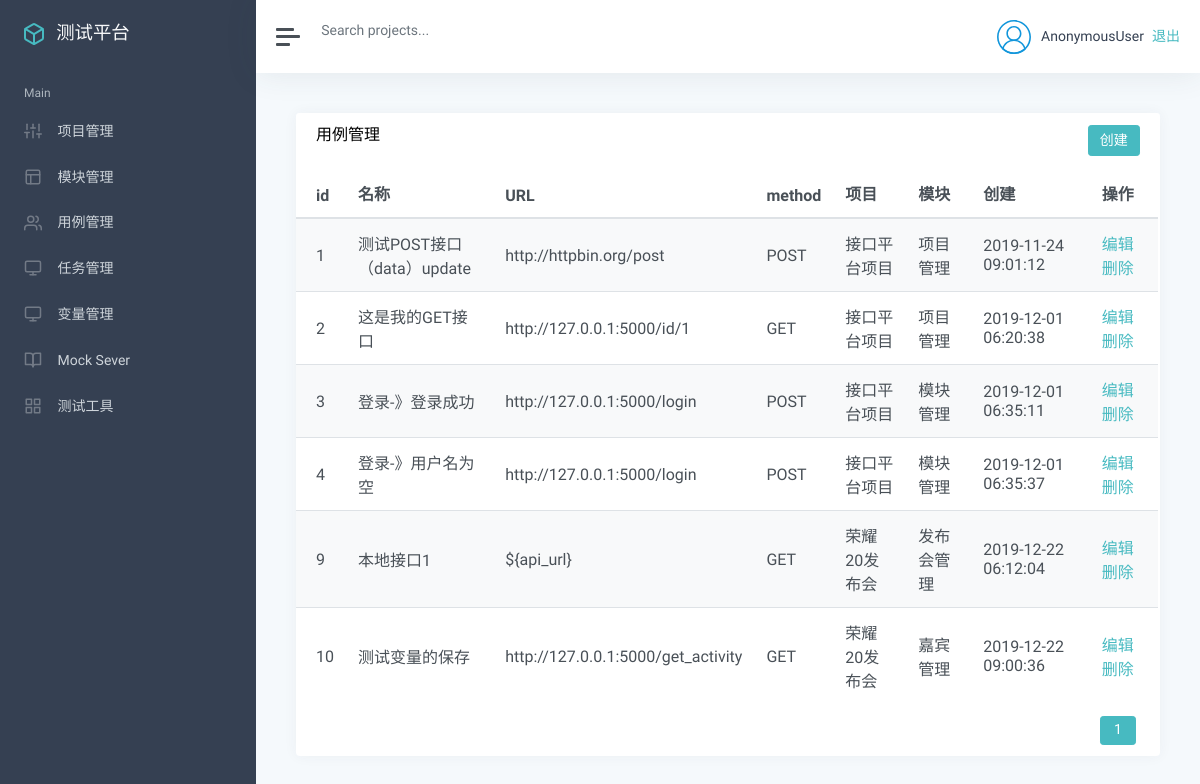
The app's page /case/ with its own data.
### app_case/models.py (models this page shows, shortened)
class TestCase(models.Model):
    module = models.ForeignKey(Module, on_delete=models.CASCADE)
    name = models.CharField("名称", max_length=50, null=False)
    url = models.TextField("URL", null=False)
    method = models.IntegerField("请求方法", null=False)
    header = models.TextField("请求头", null=False)
    parameter_type = models.IntegerField(
        "参数类型", null=False)  # 1：form-data 2: json
    parameter_body = models.TextField("参数内容", null=False)
    result = models.TextField("结果", null=False)
    assert_type = models.IntegerField(
        "断言类型", null=False)  # 1：包含contains 2: 相等equal
    assert_text = models.TextField("结果", null=False)
    update_time = models.DateTimeField("更新时间", auto_now=True)
    create_time = models.DateTimeField("创建时间", auto_now_add=True)

### app_manage/models.py (models this page shows)
class Module(models.Model):
    project = models.ForeignKey(Project, on_delete=models.CASCADE)
    name = models.CharField("名称", max_length=100, null=False, default="")
    describe = models.TextField("描述", default="")
    update_time = models.DateTimeField("更新时间", auto_now=True)
    create_time = models.DateTimeField("创建时间", auto_now_add=True)
    def __str__(self):
        return self.name

class Project(models.Model):
    name = models.CharField("名称", max_length=100, null=False, default="")
    describe = models.TextField("描述", default="")
    status = models.BooleanField("状态", default=True)
    update_time = models.DateTimeField("更新时间", auto_now=True)
    create_time = models.DateTimeField("创建时间", auto_now_add=True)
    def __str__(self):
        return self.name

### app_case/views.py (the view)
# urls.py: path('', views.list_case),
def list_case(request):
    cases = TestCase.objects.all()
    p = Paginator(cases, 10)
    page = request.GET.get("page", "")
    if page == "":
        page = 1
    try:
        page_cases = p.page(page)
    except EmptyPage:
        page_cases = p.page(p.num_pages)
    except PageNotAnInteger:
        page_cases = p.page(1)
    return render(request, "case/list.html", {
        "cases": page_cases
    })

### templates/case/list.html (shortened to what this page needs)
{% extends "manage.html" %}
{% block manage %}
<div class="card flex-fill">
    <div class="card-header">
        <h5 class="card-title mb-0" style="float:left">用例管理</h5>
        <button onclick="case_add()" type="button" class="btn btn-primary" style="float:right">创建</button>
    </div>
    <div id="datatables-dashboard-traffic_wrapper" class="dataTables_wrapper dt-bootstrap4 no-footer">
        <div class="row">
            <div class="col-sm-12">
                <table id="datatables-dashboard-traffic" class="table table-striped my-0 dataTable no-footer"
                    role="grid" aria-describedby="datatables-dashboard-traffic_info">
                    <thead>
                        <tr role="row">
                            <th>id</th>
                            <th>名称</th>
                            <th>URL</th>
                            <th>method</th>
                            <th>项目</th>
                            <th>模块</th>
                            <th>创建</th>
                            <th>操作</th>
                        </tr>
                    </thead>
                    <tbody>
                        {% for c in cases %}
                        <tr role="row" class="odd">
                            <td>{{ c.id }}</td>
                            <td>{{ c.name }}</td>
                            <td>{{ c.url }}</td>
                            {% if c.method == 1 %}
                                <td>GET</td>
                            {% endif %}
                            {% if c.method == 2 %}
                                <td>POST</td>
                            {% endif %}
                            <td>{{ c.module.project }}</td>
                            <td>{{ c.module }}</td>
                            <td>{{ c.create_time |date:"Y-m-d H:i:s"}}</td>
                            <td>
                                <a href="/case/edit_case/{{ c.id }}/">编辑</a>
                                <a style="color: #47bac1" onclick="case_delete({{c.id}})">删除</a>
                            </td>
                        </tr>
                        {% endfor %}
                    </tbody>
                </table>
            </div>
        </div>
        <div class="row">
            <div class="col-sm-12 col-md-5">
                <div class="dataTables_info" id="datatables-dashboard-traffic_info" role="status" aria-live="polite">
                </div>
            </div>
            <div class="col-sm-12 col-md-7">
                <div class="dataTables_paginate paging_simple_numbers" id="datatables-dashboard-traffic_paginate">
                    <ul class="pagination">
                        <li class="paginate_button page-item active">
                            <a href="#" aria-controls="datatables-dashboard-traffic" data-dt-idx="1" tabindex="0"
                                class="page-link">{{cases.number}}</a>
                        </li>
                    </ul>
                </div>
            </div>
        </div>
    </div>
</div>
{% endblock %}

### records on screen
TestCase: id "1", name "测试POST接口（data）update", url "http://httpbin.org/post", method "POST", module.project "接口平台项目", module "项目管理", create_time "2019-11-24 09:01:12"
TestCase: id "2", name "这是我的GET接口", url "http://127.0.0.1:5000/id/1", method "GET", module.project "接口平台项目", module "项目管理", create_time "2019-12-01 06:20:38"
TestCase: id "3", name "登录-》登录成功", url "http://127.0.0.1:5000/login", method "POST", module.project "接口平台项目", module "模块管理", create_time "2019-12-01 06:35:11"
TestCase: id "4", name "登录-》用户名为空", url "http://127.0.0.1:5000/login", method "POST", module.project "接口平台项目", module "模块管理", create_time "2019-12-01 06:35:37"
TestCase: id "9", name "本地接口1", url "${api_url}", method "GET", module.project "荣耀20发布会", module "发布会管理", create_time "2019-12-22 06:12:04"
TestCase: id "10", name "测试变量的保存", url "http://127.0.0.1:5000/get_activity", method "GET", module.project "荣耀20发布会", module "嘉宾管理", create_time "2019-12-22 09:00:36"

### other values on screen
{{ user }} "AnonymousUser"
{{ cases.number }} "1"
